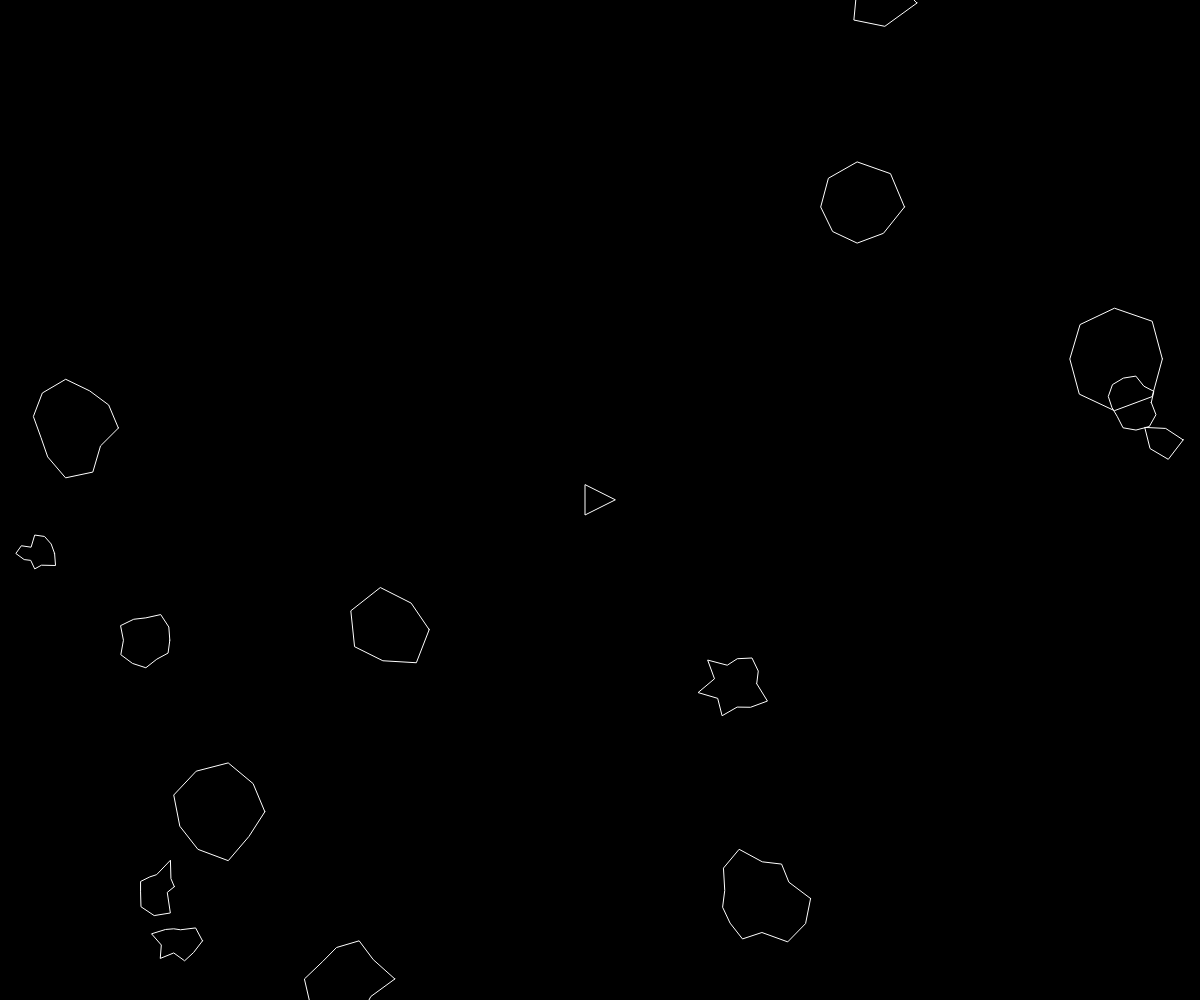
Frame 1 (no input)
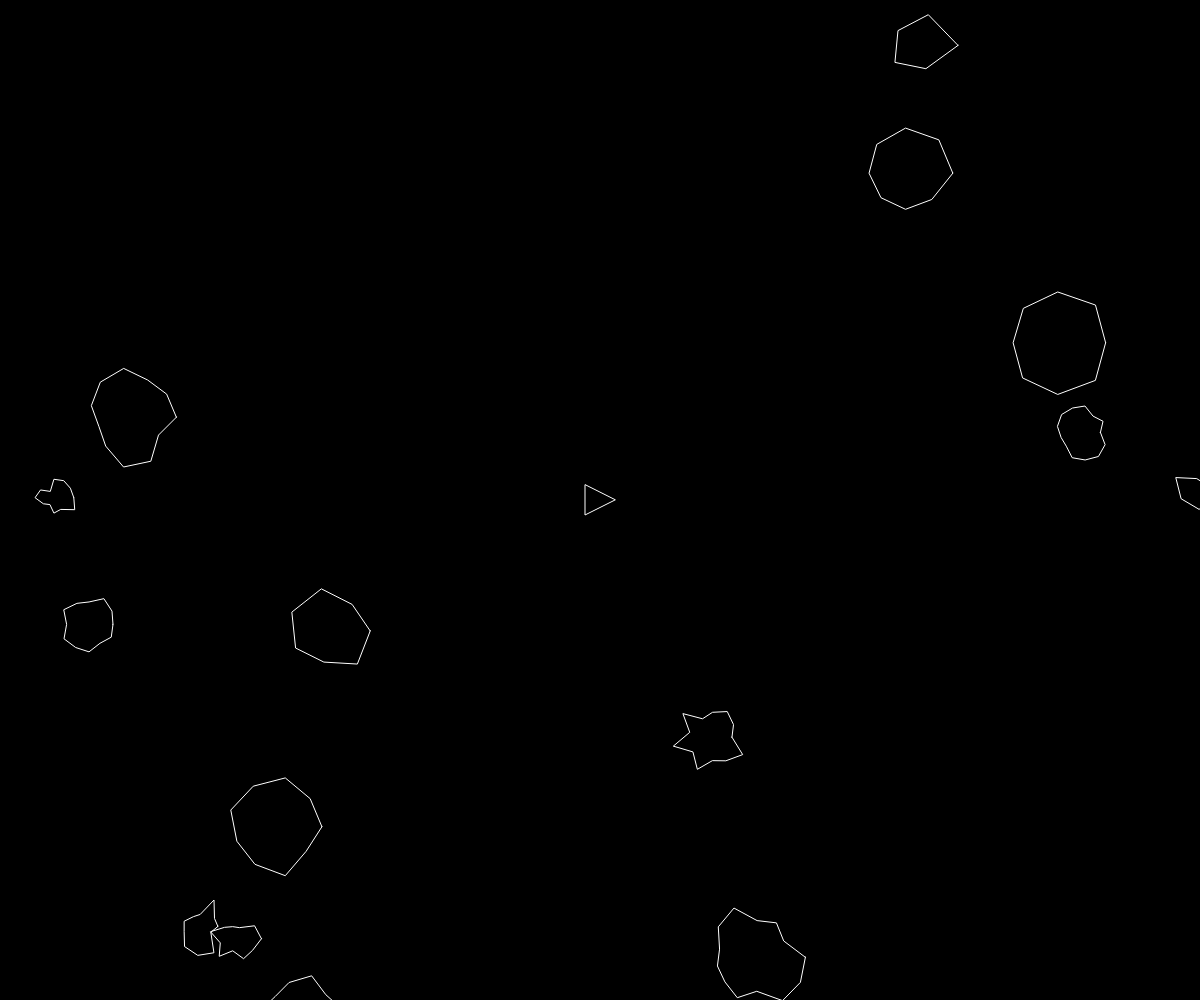
Frame 60 (no input)
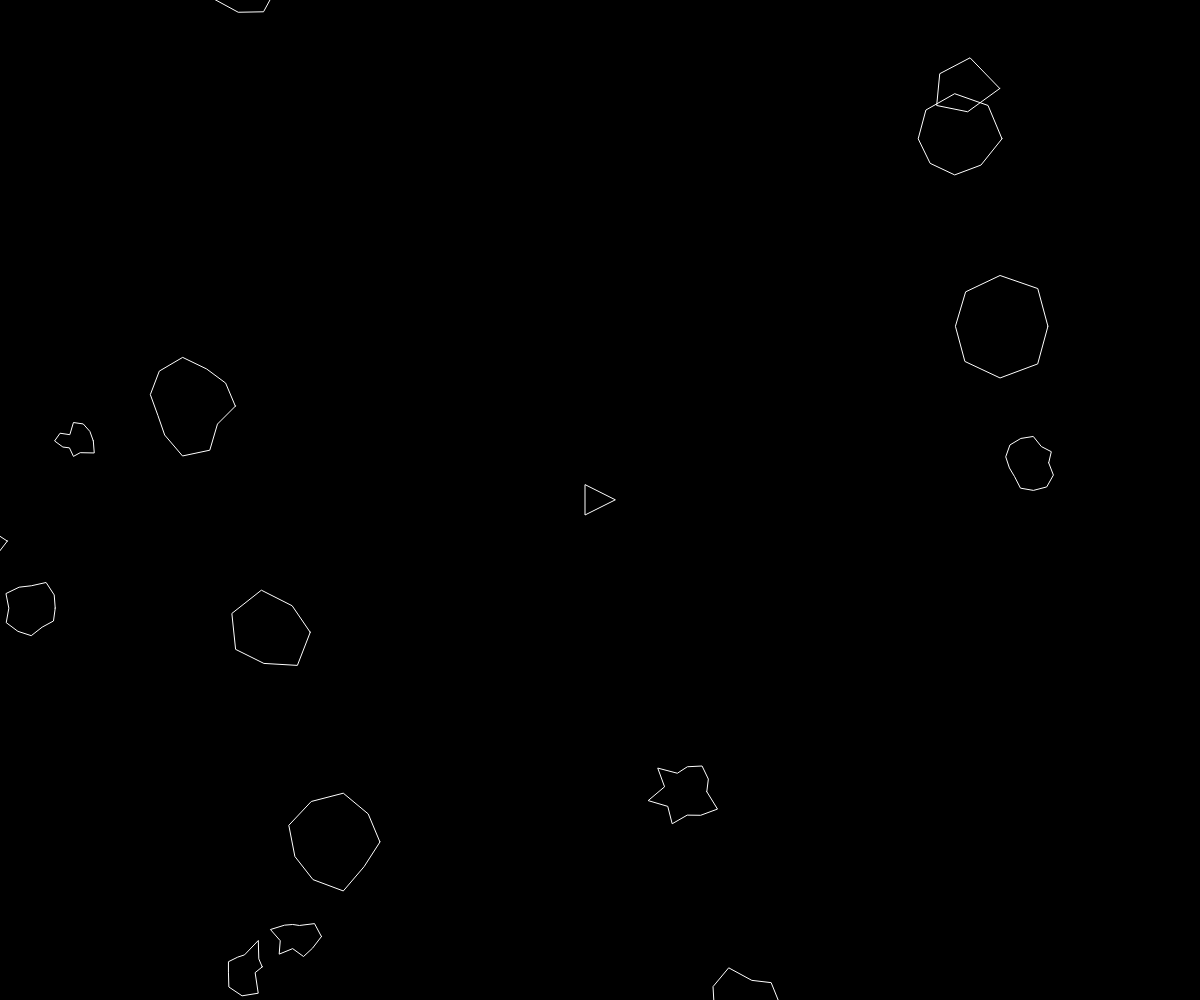
Frame 120 (the mouse pressed at the canvas centre since frame 60)

The p5.js sketch that drew these frames (run headless with seeded random() and noise() and a simulated clock; from frame 60 on, the mouse is pressed at the canvas centre):

// p5.js sketch
// ── sketch.js
let ship
let asteroids = [];
let lasers = [];

function setup() {
  createCanvas(windowWidth, windowHeight);
  ship = new Ship();
  for(let i = 0; i < 15; i++){
  asteroids.push(new Asteroid());
  }
}
function draw() {
  background(0);
  

  for (let i = 0; i < asteroids.length; i++) {
    if (ship.hits(asteroids[i])){
      console.log('Oooopsie!')
    }
    asteroids[i].render();
    asteroids[i].update(); 
    asteroids[i].edges(); 
  }
  for (let i = lasers.length-1; i >= 0; i--) {
    lasers[i].render();
    lasers[i].update(); 
    if (lasers[i].offscreen()) {
      lasers.splice(i, 1);
    } else {
    for(let j = asteroids.length-1; j >= 0; j--){
      if (lasers[i].offscreen()) {
        lasers.splice(i, 1);
      } else{
      if (lasers[i].hits(asteroids[j])){
      if(asteroids[j].r > 10){

      let newAsteroids = asteroids[j].breakup();
      asteroids = asteroids.concat(newAsteroids);
    }
      asteroids.splice(j,1);
      lasers.splice(i,1);
      break;
    }
    }
   }
  }
   
 
  }
  console.log(lasers.length); 

  ship.render();
  ship.turn();
  ship.update();
  ship.edges();
}


function keyReleased() {
  ship.setRotation(0);
  ship.boosting(false)
}

function keyPressed() {
  if (key == ' '){
    lasers.push(new Laser(ship.pos, ship.heading));
  } else if (keyCode == RIGHT_ARROW) {
    ship.setRotation(0.1);
  } else if (keyCode == LEFT_ARROW) {
    ship.setRotation(-0.1);
  } else if (keyCode == UP_ARROW) {
    ship.boosting(true);
  }

}
// ── astroids.js

function Asteroid(pos) {
    if ( pos){
        this.pos = pos.copy();
    }else{
        this.pos = createVector(random(width), random(height))
    }
    
    this.vel = p5.Vector.random2D();
    this.r = random(15,50);
    this.total = floor(random(5, 15));
    this.offset = [];
    for (let i = 0; i < this.total; i++){
        this.offset[i] = random(-10,10);
    }
    this.update = function(){
        this.pos.add(this.vel);
        }


    this.render = function () {
        push();
        stroke(255);
        noFill();
        translate(this.pos.x, this.pos.y);
        //ellipse(0, 0, this.r * 2);
        beginShape();
        for(let i = 0; i < this.total; i++){
            let angle= map(i, 0, this.total, 0, TWO_PI);
            let r = this.r + this.offset[i];
            let x = r*cos(angle);
            let y = r*sin(angle);
            vertex(x,y);
        }
        endShape(CLOSE);


        pop();
    }
this.breakup = function(){
let newA = [];
newA[0] = new Asteroid(this.pos);
newA[1] = new Asteroid(this.pos);
return newA;
}
    this.edges = function () {
        if (this.pos.x > width + this.r) {
          this.pos.x = -this.r
        } else if (this.pos.x < -this.r) {
          this.pos.x = width + this.r;
        }
        if (this.pos.y > height + this.r) {
          this.pos.y = -this.r
        } else if (this.pos.y < -this.r) {
          this.pos.y = height + this.r;
        }
        this.setRotation = function (a) {
          this.rotation = a;
        }
      }
}
// ── laser.js
function Laser(spos, angle){
    this.pos = createVector(spos.x, spos.y);
    this.vel = p5.Vector.fromAngle(angle);
    this.vel.mult(10);

    this.update = function() {
        this.pos.add(this.vel);
    }
    this.render = function (){
        push();
        stroke(255);
        strokeWeight(4);
        point(this.pos.x, this.pos.y);
        pop();

    }
    this.hits = function(asteroid){
        let d = dist(this.pos.x, this.pos.y, asteroid.pos.x, asteroid.pos.y)
        if(d < asteroid.r) {
            return true;

        }else {
            return false;
        }
    }

    this.offscreen = function () {
        if (this.pos.x > width || this.pos.x < 0) {
            return true;
        } 
        if (this.pos.y > height || this.pos.y < 0) {
            return true;
        }
        return false;
    }
      
}
// ── ship.js
function Ship() {
  this.pos = createVector(width / 2, height / 2);
  this.r = 15;
  this.heading = 0;
  this.rotation = 0;
  this.vel = createVector(0, 0);
  this.isBoosting = false;

  this.boosting = function (b) {
    this.isBoosting = b;
  }

  this.update = function () {
    if (this.isBoosting) {
      this.boost();
    }
    this.pos.add(this.vel);
    this.vel.mult(0.95);
  }

  this.boost = function () {
    let force = p5.Vector.fromAngle(this.heading);
    force.mult(0.99);
    this.vel.add(force);
  }

    this.hits = function(asteroid){
      let d = dist(this.pos.x, this.pos.y, asteroid.pos.x, asteroid.pos.y);
      if (d < this.r + asteroid.r){
        return true;
      } else{
        return false;
      }
    }

  this.render = function () {

    push();
    translate(this.pos.x, this.pos.y)
    rotate(this.heading + PI / 2);
    fill(0);
    stroke(255);
    triangle(-this.r, this.r, this.r, this.r, 0, -this.r)
    pop();

  }


  this.edges = function () {
    if (this.pos.x > width + this.r) {
      this.pos.x = -this.r
    } else if (this.pos.x < -this.r) {
      this.pos.x = width + this.r;
    }
    if (this.pos.y > height + this.r) {
      this.pos.y = -this.r
    } else if (this.pos.y < -this.r) {
      this.pos.y = height + this.r;
    }
    this.setRotation = function (a) {
      this.rotation = a;
    }
  }

  this.turn = function () {
    this.heading += this.rotation;
  }

}
